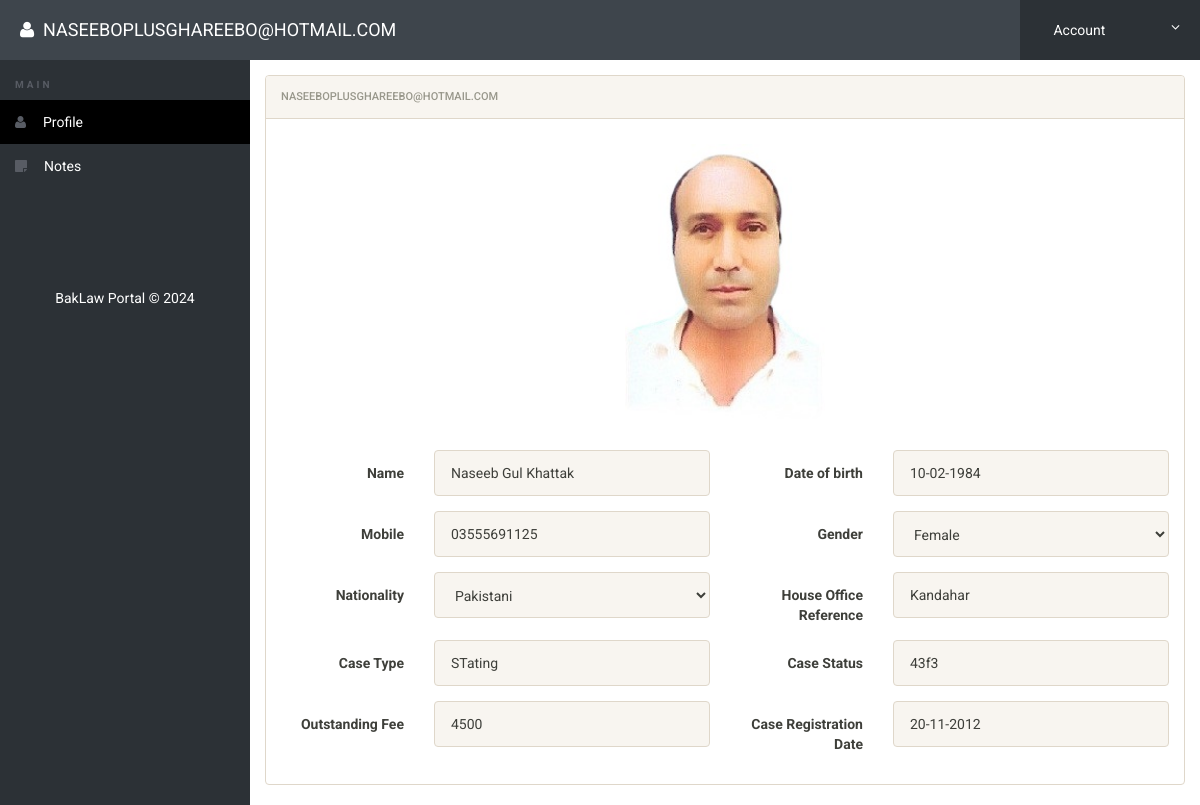
The app's page /profile.php (signed in) with its own data.
### tables this page shows
CREATE TABLE `users` (
  `id` int(11) NOT NULL,
  `name` varchar(50) NOT NULL,
  `email` varchar(50) NOT NULL,
  `password` varchar(50) NOT NULL,
  `gender` varchar(50) NOT NULL,
  `mobile` varchar(50) NOT NULL,
  `image` varchar(50) NOT NULL,
  `status` int(10) NOT NULL,
  `hor` varchar(255) DEFAULT NULL,
  `dob` varchar(255) DEFAULT NULL,
  `nationality` varchar(255) DEFAULT NULL,
  `case_status` varchar(255) DEFAULT NULL,
  `case_type` varchar(255) DEFAULT NULL,
  `fee` varchar(255) DEFAULT NULL,
  `registration_date` varchar(255) DEFAULT NULL,
  `notes` text DEFAULT NULL
);

### profile.php (the view, shortened to what this page needs)
<?php
include('includes/config.php');
if(strlen($_SESSION['alogin'])==0)
	{
header('location:index.php');
}
else{
?>
<!doctype html>
<html lang="en" class="no-js">
<head>
	<link rel="stylesheet" href="css/font-awesome.min.css">
	<link rel="stylesheet" href="css/bootstrap.min.css">
	<link rel="stylesheet" href="css/dataTables.bootstrap.min.css">
	<link rel="stylesheet" href="css/bootstrap-social.css">
	<link rel="stylesheet" href="css/bootstrap-select.css">
	<link rel="stylesheet" href="css/fileinput.min.css">
	<link rel="stylesheet" href="css/awesome-bootstrap-checkbox.css">
	<link rel="stylesheet" href="css/style.css">
</head>
<body>
<?php
		$email = $_SESSION['alogin'];
		$sql = "SELECT * from users where email = (:email);";
		$query = $dbh -> prepare($sql);
		$query-> bindParam(':email', $email, PDO::PARAM_STR);
		$query->execute();
		$result=$query->fetch(PDO::FETCH_OBJ);
?>
	<?php include('includes/header.php');?>
	<div class="ts-main-content">
	<?php include('includes/leftbar.php');?>
		<div class="content-wrapper">
			<div class="container-fluid">
				<div class="row">
					<div class="col-md-12">
						<div class="row">
							<div class="col-md-12">
								<div class="panel panel-default">
									<div class="panel-heading"><?php echo htmlentities($_SESSION['alogin']); ?></div>
									<div class="panel-body">
<form method="post" class="form-horizontal" enctype="multipart/form-data">
<div class="form-group">
	<div class="col-sm-4">
	</div>
	<div class="col-sm-4 text-center">
		<img src="images/<?php echo htmlentities($result->image);?>" style="width:200px; margin:10px;">
	</div>
	<div class="col-sm-4">
	</div>
</div>
<div class="form-group">
	<label class="col-sm-2 control-label">Name</label>
	<div class="col-sm-4">
	<input disabled type="text" name="name" class="form-control" required value="<?php echo htmlentities($result->name);?>">
	</div>
	<label class="col-sm-2 control-label">Date of birth</label>
<div class="col-sm-4">
<input disabled type="text" name="dob" class="form-control" required value="<?php echo $result->dob;?>">
</div>
</div>
<div class="form-group">
	<label class="col-sm-2 control-label">Mobile</label>
	<div class="col-sm-4">
	<input disabled type="text" name="mobile" class="form-control" required value="<?php echo htmlentities($result->mobile);?>">
	</div>
	<label class="col-sm-2 control-label">Gender</label>
	<div class="col-sm-4">
	<select disabled name="gender" class="form-control" required>
	     <option value="Female" <?php if($result->gender == "Female") echo "selected"; ?>>Female</option>
	  </select>
	</div>
</div>
<div class="form-group">
<label class="col-sm-2 control-label">Nationality</label>
<div class="col-sm-4">
<select disabled name="nationality" class="form-control" required>
     <option value="Pakistani" <?php if($result->nationality == "Pakistani") echo "selected"; ?>>Pakistani</option>
  </select>
</div>
<label class="col-sm-2 control-label">House Office Reference</label>
<div class="col-sm-4">
<input disabled type="text" name="hor" class="form-control" required value="<?php echo $result->hor;?>">
</div>
</div>
<div class="form-group">
<label class="col-sm-2 control-label">Case Type</label>
<div class="col-sm-4">
<input disabled type="text" name="case_type" class="form-control" required value="<?php echo $result->case_type;?>">
</div>
<label class="col-sm-2 control-label">Case Status</label>
<div class="col-sm-4">
<input disabled type="text" name="case_status" class="form-control" required value="<?php echo $result->case_status;?>">
</div>
</div>
<div class="form-group">
<label class="col-sm-2 control-label">Outstanding Fee</label>
<div class="col-sm-4">
<input disabled type="text" name="fee" class="form-control" required value="<?php echo $result->fee;?>">
</div>
<label class="col-sm-2 control-label">Case Registration Date</label>
<div class="col-sm-4">
<input disabled type="text" name="registration_date" class="form-control" required value="<?php echo $result->registration_date;?>">
</div>
</div>
</div>
									</div>
								</div>
							</div>
						</div>
					</div>
				</div>
			</div>
		</div>
</body>
</html>
<?php } ?>

### includes/header.php (shortened to what this page needs)
<div class="brand clearfix">
<h4 class="pull-left text-white text-uppercase" style="margin:20px 0px 0px 20px"><i class="fa fa-user"></i>&nbsp; <?php echo htmlentities($_SESSION['alogin']);?></h4>
		<ul class="ts-profile-nav">
			<li class="ts-account">
				<a href="#"><img src="img/ts-avatar.jpg" class="ts-avatar hidden-side" alt=""> Account <i class="fa fa-angle-down hidden-side"></i></a>
			</li>
		</ul>
	</div>

### includes/leftbar.php (shortened to what this page needs)
<?php
$current_page = basename($_SERVER['PHP_SELF']);
?>
	<nav class="ts-sidebar">
			<ul class="ts-sidebar-menu">
			<li class="ts-label">Main</li>
		<li <?php if ($current_page === 'profile.php') echo 'class="active"'; ?>>
            <a href="profile.php"><i class="fa fa-user"></i> &nbsp;Profile</a>
        </li>
        <li <?php if ($current_page === 'notes.php') echo 'class="active"'; ?>>
            <a href="notes.php"><i class="fa fa-sticky-note"></i> &nbsp;Notes</a>
        </li>
			</ul>
			<p class="text-center" style="color:#ffffff; margin-top: 100px;">BakLaw Portal © 2024</p>
		</nav>

### css/style.css (style rules this page uses)
html { font-size: 14px; }
@media only screen and (min-width: 480px) { html { font-size: 17px; } }
@media only screen and (min-width: 768px) { html { font-size: 14px; } }
@media only screen and (min-width: 1024px) { p { font-size: 1em; margin-bottom: 1.8em; } }
body { font-size: 1em; }
a { color: maroon }
.panel { overflow: hidden; }
.text-white, .text-light { color: #fff !important; }
ul, li { margin: 0; padding: 0; list-style: none; }
.brand { background: #3e454c; position: relative; z-index: 3; position: fixed; width: 100%; top: 0; }
.brand .ts-profile-nav { float: right; display: none; }
.brand .ts-profile-nav li { float: left; position: relative; }
.brand .ts-profile-nav li a { display: block; padding: 20px; color: #fff; }
.brand .ts-profile-nav .ts-account .fa-angle-down { float: right; }
.brand .ts-profile-nav .ts-account > a { width: 180px; background: #2c3136; }
@media only screen and (min-width: 992px) { .brand .ts-profile-nav { display: block; } }
.ts-sidebar { background: #2c3136; max-height: 0; transition: max-height 0.3s; overflow: hidden; position: fixed; z-index: 2; width: 100%; bottom: 0; top: 60px; overflow-y: auto; }
@media only screen and (min-width: 992px) { .ts-sidebar { max-height: 100%; bottom: 0; } }
.ts-sidebar-menu .ts-label { color: #585c64; font-weight: bold; padding: 8px 15px; text-transform: uppercase; font-size: 10px; letter-spacing: 3px; margin-top: 10px; }
.ts-sidebar-menu a { display: block; text-decoration: none; padding: 12px 15px; color: #fff; }
.ts-sidebar-menu li { position: relative; }
.ts-sidebar-menu li i { color: #585c64; margin-right: 10px; }
.ts-main-content .content-wrapper { padding-top: 15px; margin-top: 60px; }
@media only screen and (min-width: 992px) { .ts-main-content .ts-sidebar { width: 250px; float: left; } }
@media only screen and (min-width: 992px) { .ts-main-content .content-wrapper { margin-left: 250px; } }

### includes/leftbar.php (style rules this page uses)
li.active { background: black; }

### records on screen
users: image (picture), name "Naseeb Gul Khattak", dob "10-02-1984", mobile "03555691125", gender "Female", nationality "Pakistani", hor "Kandahar", case_type "STating", case_status "43f3", fee "4500", registration_date "20-11-2012"

### other values on screen
$_SESSION['alogin'] "NASEEBOPLUSGHAREEBO@HOTMAIL.COM"
